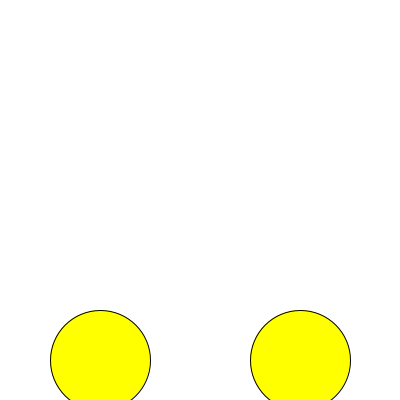
Frame 1 (no input)
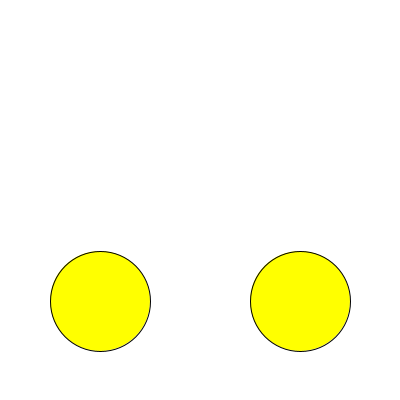
Frame 60 (the mouse pressed at the canvas centre just before this capture)
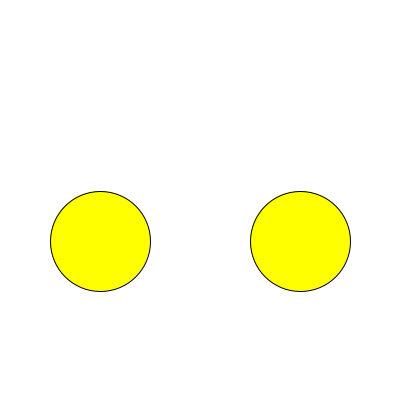
Frame 120 (the mouse held since frame 60 and released just before this capture)

The Processing sketch that drew these frames (run headless with seeded random() and noise(); from frame 60 on, the mouse is pressed at the canvas centre):

// Processing sketch: objects_demo_twoobjects
// ── objects_demo_twoobjects.pde
Bubble b1;
Bubble b2;

void setup() {
  size(400, 400);
  b1 = new Bubble(100);
  b2 = new Bubble(300);
}

void draw() {
  background (255);

  b1.display();
  b1.move();
  
  
  b2.display();
  b2.move();
}


// ── Bubble.pde
// This is a clas

class Bubble {
  float x;
  float y;

  color bcolor = color(255, 255, 0);

  // Constructor
  // The object's "setup"
  Bubble(float tempX) {
    x = tempX;
    y = 360;
  }

  // This displays the bubble
  void display() {
    fill(bcolor);    
    stroke(0);
    ellipse(x, y, 100, 100);
  }

  void move() {
    y = y - 1;
  }

}
